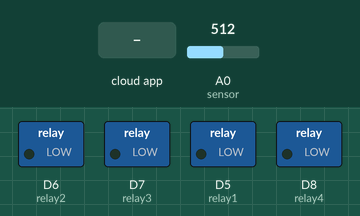
A sketch run on a simulated ESP8266 (NodeMCU). On the bench: switched loads named in the sketch (green lamp = pin HIGH). The inputs (shaded band) are chosen by the test bench; at power-on: A0 (sensor) = 512. WiFi joins after 1.5 s; servers stay silent unless stated; the Firebase database answers and starts empty; what the sketch prints to the serial monitor is not drawn.

Above: at 3.4 s.
3.5 s: the phone or cloud app sets relay1 to 1
At 4.5 s:
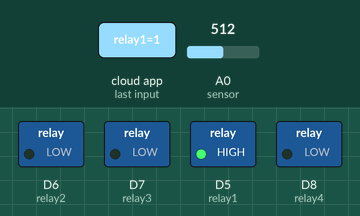
5.1 s: the phone or cloud app sets relay2 to 1
At 7.2 s:
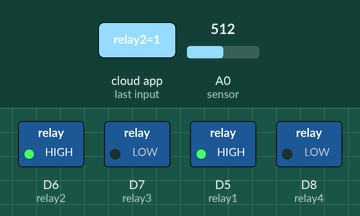
7.8 s: the phone or cloud app sets relay3 to 1
At 9.9 s:
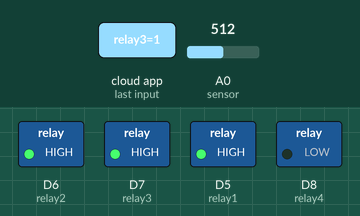
10.4 s: the phone or cloud app sets relay4 to 1
At 12.6 s:
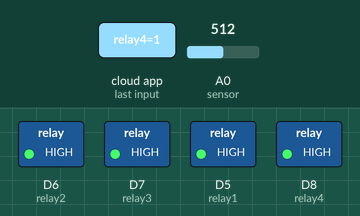
13.1 s: the phone or cloud app sets relay1 to 0
At 14.8 s:
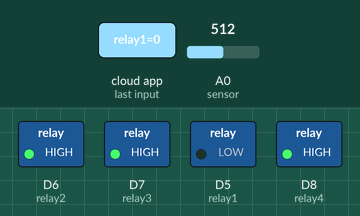
15.1 s: the phone or cloud app sets relay2 to 0
At 17.4 s:
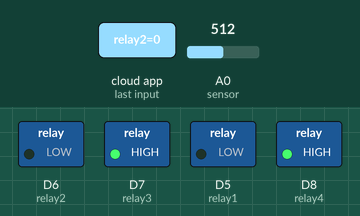
Timing chart, 0 to 18.8 s (numbered marks = the images above; inputs shaded):
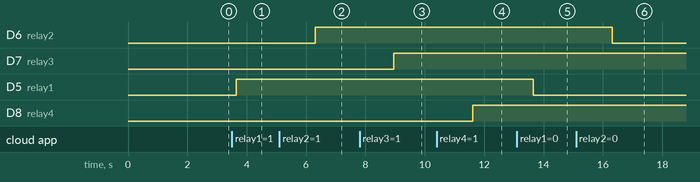

The sketch:

Firebase__Control_simple.ino
```cpp
/****************************************
 * Include Libraries
 * iwan cilibur
 * www.interactiverobotics.club
 ****************************************/

#include <ESP8266WiFi.h>
#include <FirebaseArduino.h>

// Set these to run example.
#define FIREBASE_HOST "smarthomesed.firebaseio.com"
#define FIREBASE_AUTH "7A4JNrtAgxdDCoyZ5CYwlVx9xPvMsEZLH1lNGzaf"
#define WIFISSID "www.interactiverobotics.club2" // Assign your WiFi SSID
#define PASSWORD  "cilibur2019" // Assign your WiFi password

const int relay1 = D5;
const int relay2 = D6;
const int relay3 = D7;
const int relay4 = D8;
const int sensor = A0;
/****************************************
 * Main Functions
 ****************************************/
void setup() {
  Serial.begin(115200);
  pinMode(relay1, OUTPUT);
  pinMode(relay2, OUTPUT);
  pinMode(relay3, OUTPUT);
  pinMode(relay4, OUTPUT);
  pinMode(sensor, INPUT);

  WiFi.begin(WIFISSID, PASSWORD);
  Serial.print("connecting");
  while (WiFi.status() != WL_CONNECTED) {
    Serial.print(".");
    delay(500);
  }
  Serial.println();
  Serial.print("connected: ");
  Serial.println(WiFi.localIP());

  Firebase.begin(FIREBASE_HOST, FIREBASE_AUTH);
  Firebase.set("relay1", 0);
  Firebase.set("relay2", 0);
  Firebase.set("relay3", 0);
  Firebase.set("relay4", 0);

  Firebase.set("datasensor", 0);

}

void loop() {
  digitalWrite(relay1, Firebase.getInt("relay1"));
  digitalWrite(relay2, Firebase.getInt("relay2"));
  digitalWrite(relay3, Firebase.getInt("relay3"));
  digitalWrite(relay4, Firebase.getInt("relay4"));

  int datacahaya=analogRead(sensor);
  Serial.print("Cahaya diterima : ");
  Serial.println(datacahaya);
  Firebase.setFloat("sunlight", datacahaya);
  delay(500);
}
```

Measured:
- after the input at 3.5 s, D5 (relay1): LOW → HIGH after 0.15 s
- after the input at 5.1 s, D6 (relay2): LOW → HIGH after 1.2 s
- after the input at 7.8 s, D7 (relay3): LOW → HIGH after 1.2 s
- after the input at 10.4 s, D8 (relay4): LOW → HIGH after 1.2 s
- after the input at 13.1 s, D5 (relay1): HIGH → LOW after 0.56 s
- after the input at 15.1 s, D6 (relay2): HIGH → LOW after 1.2 s
